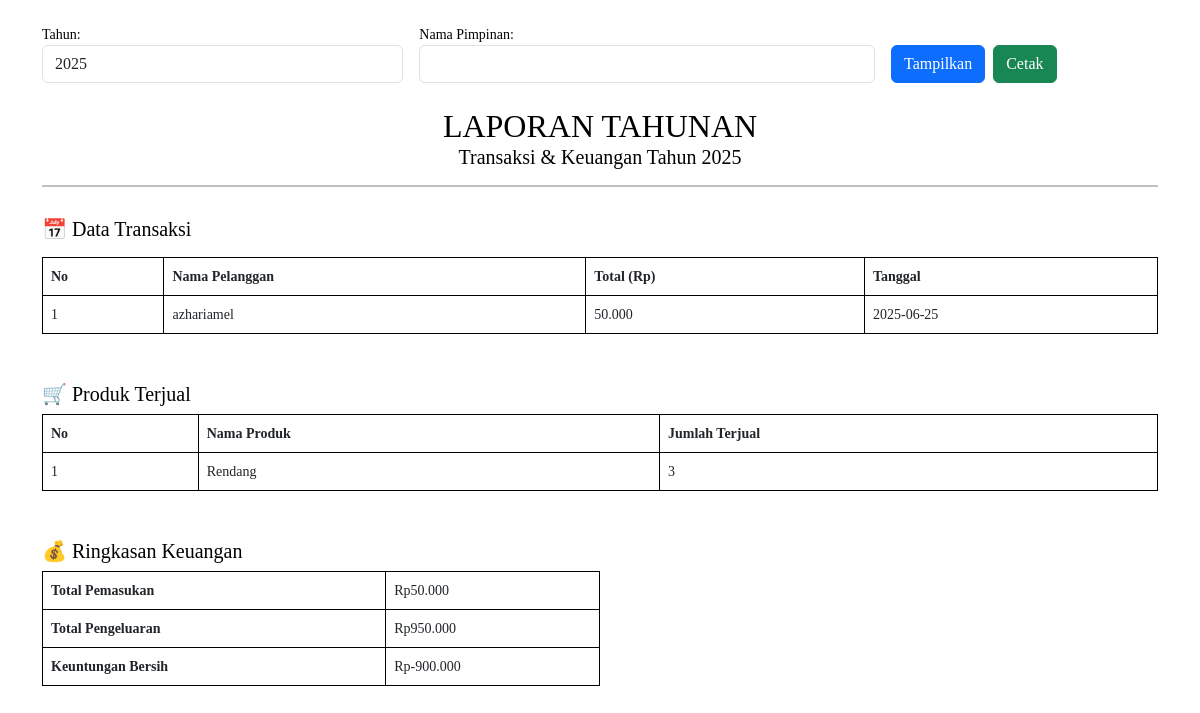
Screenshot of /laporan_tahunan.php (signed in) with the database file from the repository.
### tables this page shows
CREATE TABLE `transaksi` (
  `id` int(11) NOT NULL,
  `tanggal` date NOT NULL,
  `nama_pelanggan` varchar(100) NOT NULL,
  `produk` text NOT NULL,
  `jumlah` int(11) NOT NULL,
  `total` int(11) NOT NULL
);

### laporan_tahunan.php (the view, shortened to what this page needs)
<?php
include 'include/db.php';
$tahun = isset($_GET['tahun']) ? $_GET['tahun'] : date('Y');
$pimpinan = isset($_GET['pimpinan']) ? htmlspecialchars($_GET['pimpinan']) : '';
?>
<!DOCTYPE html>
<html>
<head>
    <link rel="stylesheet" href="https://cdn.jsdelivr.net/npm/bootstrap@5.3.0/dist/css/bootstrap.min.css">
</head>
<body class="container pt-4">
<div class="no-print mb-4">
    <form method="GET" class="row g-3">
        <div class="col-md-4">
            <label>Tahun:</label>
            <input type="number" name="tahun" class="form-control" value="<?= $tahun ?>">
        </div>
        <div class="col-md-5">
            <label>Nama Pimpinan:</label>
            <input type="text" name="pimpinan" class="form-control" value="<?= $pimpinan ?>">
        </div>
        <div class="col-md-3 d-flex align-items-end gap-2">
            <button type="submit" class="btn btn-primary">Tampilkan</button>
            <button type="button" onclick="printReport()" class="btn btn-success">Cetak</button>
        </div>
    </form>
</div>
<div class="laporan-header">
    <h2>LAPORAN TAHUNAN</h2>
    <h5>Transaksi & Keuangan Tahun <?= $tahun ?></h5>
    <hr>
</div>
<?php
$sql = "SELECT nama_pelanggan, total, tanggal FROM transaksi WHERE YEAR(tanggal)=?";
$stmt = $conn->prepare($sql);
$total_pemasukan = 0;
if ($stmt) {
    $stmt->bind_param("s", $tahun);
    $stmt->execute();
    $result = $stmt->get_result();
    echo "<h5>📅 Data Transaksi</h5>";
    if ($result->num_rows > 0) {
        echo "<table class='table table-bordered mt-3'>
                <thead><tr><th>No</th><th>Nama Pelanggan</th><th>Total (Rp)</th><th>Tanggal</th></tr></thead><tbody>";
        $no = 1;
        while ($row = $result->fetch_assoc()) {
            $total_pemasukan += $row['total'];
            echo "<tr>
                    <td>$no</td>
                    <td>{$row['nama_pelanggan']}</td>
                    <td>" . number_format($row['total'], 0, ',', '.') . "</td>
                    <td>{$row['tanggal']}</td>
                  </tr>";
            $no++;
        }
        echo "</tbody></table>";
    } else {
        echo "<p><em>Tidak ada data transaksi tahun ini.</em></p>";
    }
}
$sql2 = "SELECT p.name AS nama, SUM(d.jumlah) AS total_terjual
         FROM pesanan_detail d
         JOIN pesanan t ON d.pesanan_id = t.id
         JOIN products p ON d.produk_id = p.id
         WHERE YEAR(t.tanggal) = ?
         GROUP BY d.produk_id";
$stmt2 = $conn->prepare($sql2);
echo "<h5 class='mt-5'>🛒 Produk Terjual</h5>";
if ($stmt2) {
    $stmt2->bind_param("s", $tahun);
    $stmt2->execute();
    $result2 = $stmt2->get_result();
    if ($result2->num_rows > 0) {
        echo "<table class='table table-bordered'>
                <thead><tr><th>No</th><th>Nama Produk</th><th>Jumlah Terjual</th></tr></thead><tbody>";
        $no = 1;
        while ($row = $result2->fetch_assoc()) {
            echo "<tr>
                    <td>$no</td>
                    <td>{$row['nama']}</td>
                    <td>{$row['total_terjual']}</td>
                  </tr>";
            $no++;
        }
        echo "</tbody></table>";
    } else {
        echo "<p><em>Tidak ada produk terjual tahun ini.</em></p>";
    }
}
$sql3 = "SELECT SUM(jumlah) AS total_pengeluaran FROM pengeluaran WHERE YEAR(tanggal) = ?";
$stmt3 = $conn->prepare($sql3);
$total_pengeluaran = 0;
if ($stmt3) {
    $stmt3->bind_param("s", $tahun);
    $stmt3->execute();
    $result3 = $stmt3->get_result();
    $row3 = $result3->fetch_assoc();
    $total_pengeluaran = $row3['total_pengeluaran'] ?? 0;
}
$keuntungan = $total_pemasukan - $total_pengeluaran;
echo "<h5 class='mt-5'>💰 Ringkasan Keuangan</h5>";
echo "<table class='table table-bordered w-50'>
        <tr><th>Total Pemasukan</th><td>Rp" . number_format($total_pemasukan, 0, ',', '.') . "</td></tr>
        <tr><th>Total Pengeluaran</th><td>Rp" . number_format($total_pengeluaran, 0, ',', '.') . "</td></tr>
        <tr><th>Keuntungan Bersih</th><td>Rp" . number_format($keuntungan, 0, ',', '.') . "</td></tr>
      </table>";
?>
</body>
</html>

### laporan_tahunan.php (style rules this page uses)
body { font-family: 'Times New Roman', serif; font-size: 14px; color: #000; }
.no-print { display: block; }
.laporan-header { text-align: center; margin-bottom: 30px; }
.laporan-header h2, .laporan-header h5 { margin: 0; }
table.table-bordered th, table.table-bordered td { border: 1px solid #000 !important; }
hr { border-top: 2px solid #000; }

### rows the page displays
transaksi: nama_pelanggan "azhariamel", total "50.000", tanggal "2025-06-25"

### other values shown
$tahun "2025"
$row['nama'] "Rendang"
$row['total_terjual'] "3"
$total_pemasukan "50.000"
$total_pengeluaran "950.000"
$keuntungan "-900.000"
